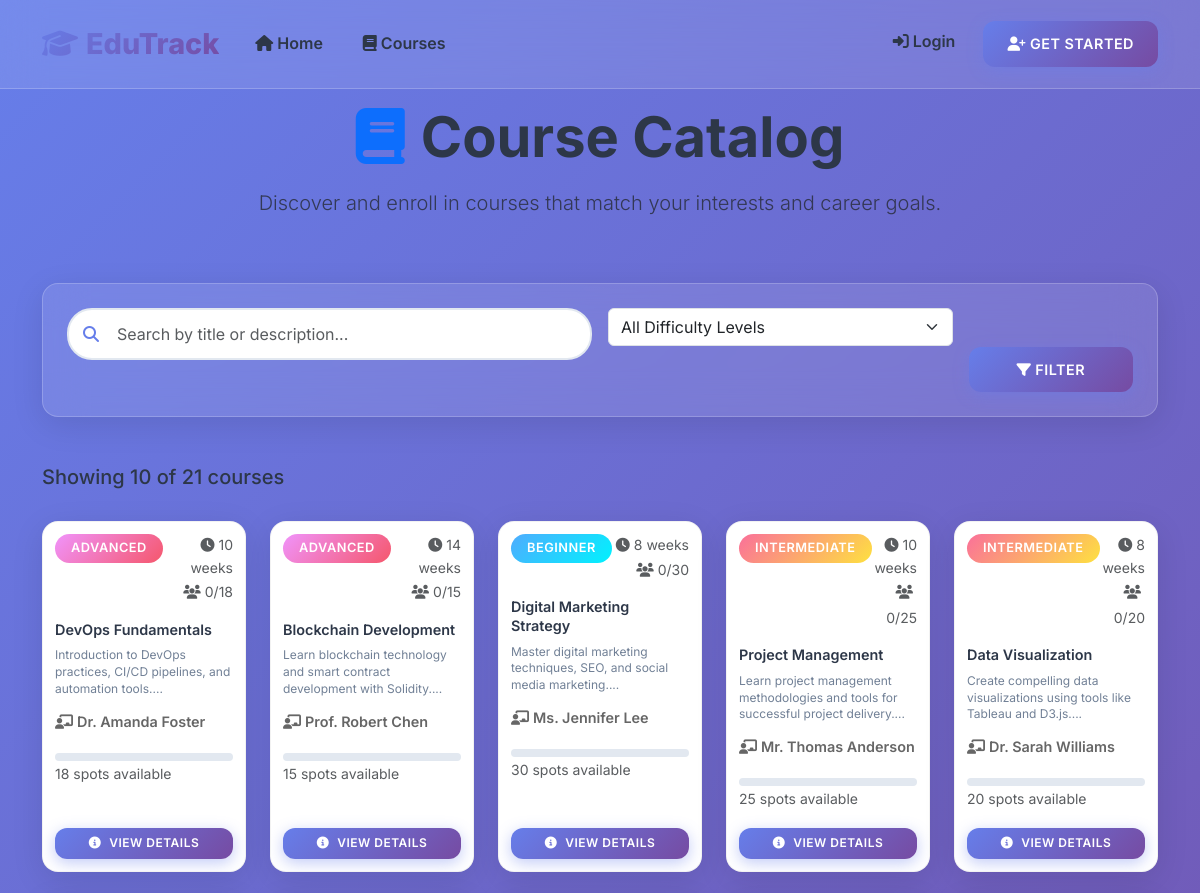
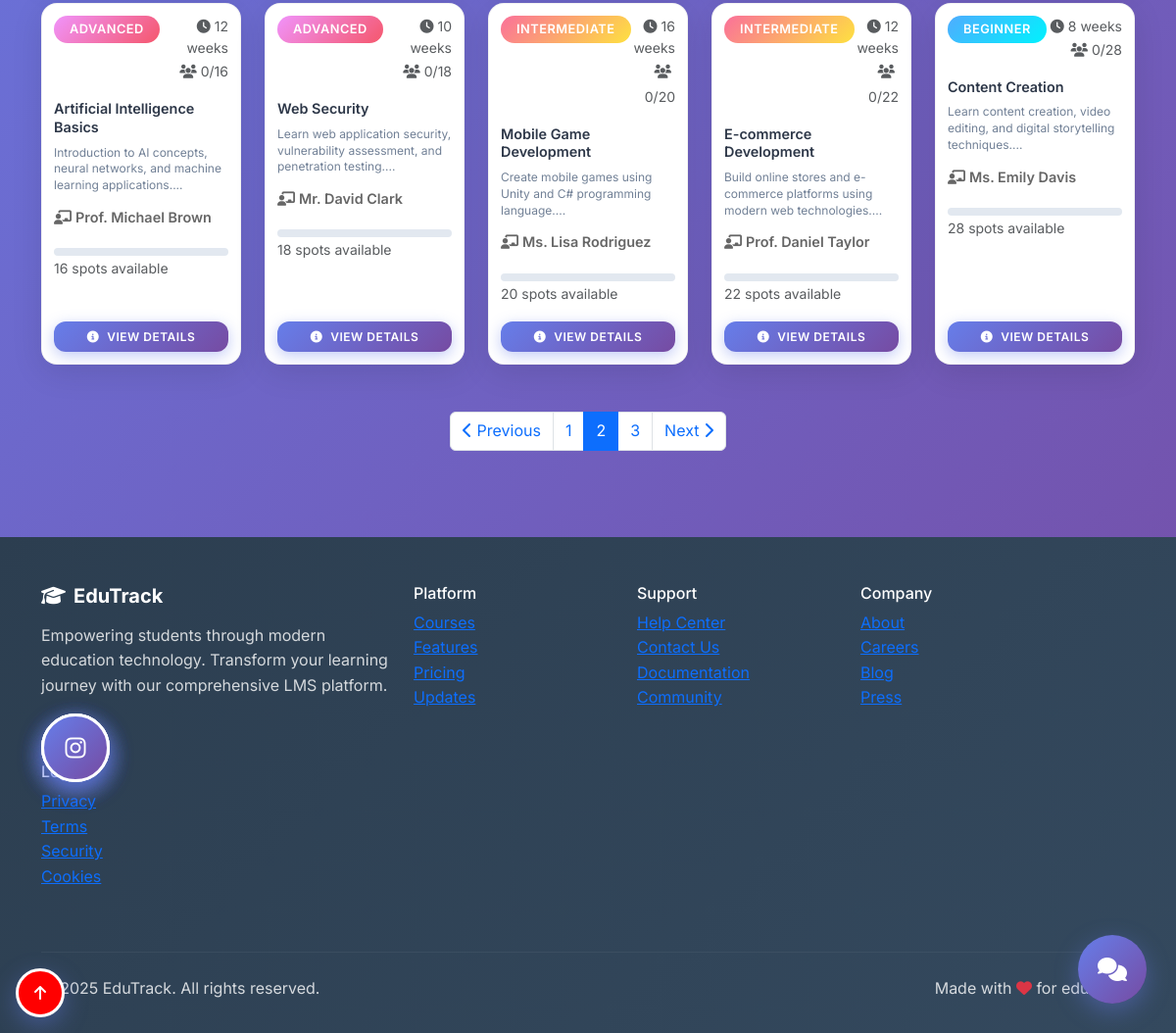
Page /courses?page=2&search=&difficulty= on the committed database (2 pictures, top to bottom).
### models.py (models this page shows, shortened)
class Course(db.Model):
    id = db.Column(db.Integer, primary_key=True)
    title = db.Column(db.String(200), nullable=False)
    description = db.Column(db.Text, nullable=False)
    instructor = db.Column(db.String(100), nullable=False)
    instructor_id = db.Column(db.Integer, db.ForeignKey('user.id'))  # Link to teacher
    duration_weeks = db.Column(db.Integer, nullable=False)
    difficulty = db.Column(db.String(20), nullable=False)  # Beginner, Intermediate, Advanced
    max_students = db.Column(db.Integer, default=30)
    created_at = db.Column(db.DateTime, default=datetime.utcnow)
    enrollments = db.relationship('Enrollment', backref='course', lazy=True)
    grades = db.relationship('Grade', backref='course', lazy=True)
    materials = db.relationship('CourseMaterial', backref='course', lazy=True)
    announcements = db.relationship('Announcement', backref='course', lazy=True)
    def get_enrolled_count(self):
        return len(self.enrollments)
    def is_full(self):
        return self.get_enrolled_count() >= self.max_students

### routes.py (the view)
def courses():
    search = request.args.get('search', '')
    difficulty = request.args.get('difficulty', '')
    page = request.args.get('page', 1, type=int)
    per_page = 10  # Number of courses per page
    query = Course.query
    if search:
        query = query.filter(Course.title.contains(search) | Course.description.contains(search))
    if difficulty:
        query = query.filter(Course.difficulty == difficulty)
    courses_pagination = query.paginate(
        page=page,
        per_page=per_page,
        error_out=False
    )
    difficulties = ['Beginner', 'Intermediate', 'Advanced']
    return render_template('courses.html',
                         courses=courses_pagination.items,
                         pagination=courses_pagination,
                         difficulties=difficulties,
                         current_search=search,
                         current_difficulty=difficulty)

### templates/courses.html (shortened to what this page needs)
{% extends "base.html" %}
{% block content %}
<div class="container py-4">
    <div class="row mb-5">
        <div class="col-12 text-center">
            <h1 class="display-4 fw-bold mb-3">
                <i class="fas fa-book text-primary me-3"></i>Course Catalog
            </h1>
            <p class="lead text-muted">Discover and enroll in courses that match your interests and career goals.</p>
        </div>
    </div>
    <div class="glass-card mb-5">
        <div class="card-body p-4">
            <form method="GET" class="row g-3">
                <div class="col-md-6">
                    <div class="search-container">
                        <i class="fas fa-search search-icon"></i>
                        <input type="text" class="form-control" id="search" name="search"
                               placeholder="Search by title or description..." value="{{ current_search }}">
                    </div>
                </div>
                <div class="col-md-4">
                    <select class="form-select" id="difficulty" name="difficulty">
                        <option value="">All Difficulty Levels</option>
                    </select>
                </div>
                <div class="col-md-2 d-flex align-items-end">
                    <button type="submit" class="btn btn-primary w-100">
                        <i class="fas fa-filter me-1"></i>Filter
                    </button>
                </div>
            </form>
        </div>
    </div>
    <div class="row mb-4">
        <div class="col-12">
            <div class="d-flex justify-content-between align-items-center">
                <h5 class="mb-0">
                    {% if pagination %}
                        Showing {{ pagination.items|length }} of {{ pagination.total }} course{{ 's' if pagination.total != 1 else '' }}
                    {% else %}
                        {{ courses|length }} course{{ 's' if courses|length != 1 else '' }} found
                    {% endif %}
                </h5>
            </div>
        </div>
    </div>
    {% if courses %}
    <div class="course-grid">
        {% for course in courses %}
        <div class="course-card">
            <div class="card-body">
                <div class="d-flex justify-content-between align-items-start mb-3">
                    <span class="badge badge-{{ 'beginner' if course.difficulty == 'Beginner' else 'intermediate' if course.difficulty == 'Intermediate' else 'advanced' }}">
                        {{ course.difficulty }}
                    </span>
                    <div class="text-end">
                        <small class="text-muted d-block">
                            <i class="fas fa-clock me-1"></i>{{ course.duration_weeks }} weeks
                        </small>
                        <small class="text-muted">
                            <i class="fas fa-users me-1"></i>{{ course.get_enrolled_count() }}/{{ course.max_students }}
                        </small>
                    </div>
                </div>
                <h5 class="course-title">{{ course.title }}</h5>
                <p class="course-description">{{ course.description[:120] }}...</p>
                <div class="course-meta">
                    <span class="course-instructor">
                        <i class="fas fa-chalkboard-teacher me-1"></i>{{ course.instructor }}
                    </span>
                </div>
                <div class="mb-3">
                    <div class="progress">
                    </div>
                    <small class="text-muted">
                        {% if course.is_full() %}
                            <span class="text-danger">Course Full</span>
                        {% else %}
                            {{ course.max_students - course.get_enrolled_count() }} spots available
                        {% endif %}
                    </small>
                </div>
                <a href="{{ url_for('course_detail', course_id=course.id) }}" class="btn btn-primary w-100">
                    <i class="fas fa-info-circle me-2"></i>View Details
                </a>
            </div>
        </div>
        {% endfor %}
    </div>
    {% if pagination and pagination.pages > 1 %}
    <div class="row mt-5">
        <div class="col-12">
            <nav aria-label="Course pagination">
                <ul class="pagination justify-content-center">
                    {% if pagination.has_prev %}
                        <li class="page-item">
                            <a class="page-link" href="{{ url_for('courses', page=pagination.prev_num, search=current_search, difficulty=current_difficulty) }}">
                                <i class="fas fa-chevron-left"></i> Previous
                            </a>
                        </li>
                    {% else %}
                        <li class="page-item disabled">
                            <span class="page-link"><i class="fas fa-chevron-left"></i> Previous</span>
                        </li>
                    {% endif %}
                    {% for page_num in pagination.iter_pages(left_edge=2, left_current=2, right_current=3, right_edge=2) %}
                        {% if page_num %}
                            {% if page_num != pagination.page %}
                                <li class="page-item">
                                    <a class="page-link" href="{{ url_for('courses', page=page_num, search=current_search, difficulty=current_difficulty) }}">
                                        {{ page_num }}
                                    </a>
                                </li>
                            {% else %}
                                <li class="page-item active">
                                    <span class="page-link">{{ page_num }}</span>
                                </li>
                            {% endif %}
                        {% else %}
                            <li class="page-item disabled">
                                <span class="page-link">...</span>
                            </li>
                        {% endif %}
                    {% endfor %}
                    {% if pagination.has_next %}
                        <li class="page-item">
                            <a class="page-link" href="{{ url_for('courses', page=pagination.next_num, search=current_search, difficulty=current_difficulty) }}">
                                Next <i class="fas fa-chevron-right"></i>
                            </a>
                        </li>
                    {% else %}
                        <li class="page-item disabled">
                            <span class="page-link">Next <i class="fas fa-chevron-right"></i></span>
                        </li>
                    {% endif %}
                </ul>
            </nav>
        </div>
    </div>
    {% endif %}
    {% endif %}
</div>
{% endblock %}

### static/css/custom_new.css (style rules this page uses)
:root { --primary-gradient: linear-gradient(135deg, #667eea 0%, #764ba2 100%); --secondary-gradient: linear-gradient(135deg, #f093fb 0%, #f5576c 100%); --success-gradient: linear-gradient(135deg, #4facfe 0%, #00f2fe 100%); --warning-gradient: linear-gradient(135deg, #fa709a 0%, #fee140 100%); --dark-gradient: linear-gradient(135deg, #2c3e50 0%, #34495e 100%); --glass-bg: rgba(255, 255, 255, 0.1); --glass-border: rgba(255, 255, 255, 0.2); --shadow-soft: 0 8px 32px rgba(0, 0, 0, 0.1); --shadow-strong: 0 20px 60px rgba(0, 0, 0, 0.15); --border-radius: 16px; --transition: all 0.3s cubic-bezier(0.4, 0, 0.2, 1); }
* { box-sizing: border-box; }
body { font-family: 'Inter', -apple-system, BlinkMacSystemFont, 'Segoe UI', Roboto, sans-serif; background: linear-gradient(135deg, #667eea 0%, #764ba2 100%); min-height: 100vh; color: #2d3748; line-height: 1.6; }
.glass-card { background: var(--glass-bg); backdrop-filter: blur(20px); border: 1px solid var(--glass-border); border-radius: var(--border-radius); box-shadow: var(--shadow-soft); transition: var(--transition); }
.badge { font-size: 0.7rem; padding: 0.25rem 0.5rem; border-radius: 10px; }
.card-body { padding: 2rem; }
.course-card { background: white; border-radius: var(--border-radius); box-shadow: var(--shadow-soft); transition: var(--transition); overflow: hidden; height: 100%; border: 1px solid rgba(0, 0, 0, 0.05); display: flex !important; flex-direction: column !important; }
.course-card .card-body { padding: 1rem; flex: 1 !important; display: flex !important; flex-direction: column !important; }
.course-card .btn { margin-top: auto !important; }
.course-title { font-size: 1rem; font-weight: 600; color: #2d3748; margin-bottom: 0.5rem; line-height: 1.3; }
.course-description { color: #718096; font-size: 0.8rem; line-height: 1.4; margin-bottom: 0.75rem; }
.course-meta { display: flex; justify-content: space-between; align-items: center; margin-bottom: 0.75rem; }
.course-instructor { color: #667eea; font-weight: 600; font-size: 0.75rem; }
.course-instructor { color: #718096; font-size: 0.9rem; margin-bottom: 1rem; }
.badge { font-weight: 600; padding: 0.5rem 1rem; border-radius: 20px; font-size: 0.8rem; text-transform: uppercase; letter-spacing: 0.5px; }
.badge-beginner { background: var(--success-gradient); color: white; }
.badge-intermediate { background: var(--warning-gradient); color: white; }
.badge-advanced { background: var(--secondary-gradient); color: white; }
.btn { font-weight: 600; border-radius: 12px; padding: 0.75rem 1.5rem; transition: var(--transition); border: none; text-transform: uppercase; letter-spacing: 0.5px; font-size: 0.9rem; }
.btn-primary { background: var(--primary-gradient); box-shadow: 0 4px 15px rgba(102, 126, 234, 0.4); }
.form-control { border-radius: 12px; border: 2px solid #e2e8f0; padding: 0.75rem 1rem; font-size: 1rem; transition: var(--transition); background: white; }
.progress { height: 8px; border-radius: 4px; background: #e2e8f0; overflow: hidden; }
.search-container { position: relative; margin-bottom: 2rem; }
.search-container .form-control { padding-left: 3rem; background: white; border-radius: 25px; border: 2px solid #e2e8f0; }
.search-container .search-icon { position: absolute; left: 1rem; top: 50%; transform: translateY(-50%); color: #667eea; z-index: 10; }
.course-grid { display: grid !important; grid-template-columns: repeat(5, 1fr) !important; gap: 1.5rem !important; margin-top: 2rem !important; width: 100% !important; max-width: 100% !important; }
@media (max-width: 1200px) { .course-grid { grid-template-columns: repeat(4, 1fr); } }
.course-card .card-body { padding: 0.75rem; }
.course-card .course-title { font-size: 0.9rem; }
.course-card .course-description { font-size: 0.75rem; }
.course-card .btn { font-size: 0.75rem; padding: 0.4rem 0.8rem; }
.course-instructor { color: #666; margin-bottom: 0.5rem; font-size: 0.9rem; }

### rows in the picture
Course: difficulty "ADVANCED", duration_weeks "10", get_enrolled_count "0", max_students "18", title "DevOps Fundamentals", description "Introduction to DevOps practices, CI/CD pipelines, and automation tools.", instructor "Dr. Amanda Foster", course.max_students-course.get_enrolled_count() "18"
Course: difficulty "ADVANCED", duration_weeks "14", get_enrolled_count "0", max_students "15", title "Blockchain Development", description "Learn blockchain technology and smart contract development with Solidity.", instructor "Prof. Robert Chen", course.max_students-course.get_enrolled_count() "15"
Course: difficulty "BEGINNER", duration_weeks "8", get_enrolled_count "0", max_students "30", title "Digital Marketing Strategy", description "Master digital marketing techniques, SEO, and social media marketing.", instructor "Ms. Jennifer Lee", course.max_students-course.get_enrolled_count() "30"
Course: difficulty "INTERMEDIATE", duration_weeks "10", get_enrolled_count "0", max_students "25", title "Project Management", description "Learn project management methodologies and tools for successful project delivery.", instructor "Mr. Thomas Anderson", course.max_students-course.get_enrolled_count() "25"
Course: difficulty "INTERMEDIATE", duration_weeks "8", get_enrolled_count "0", max_students "20", title "Data Visualization", description "Create compelling data visualizations using tools like Tableau and D3.js.", instructor "Dr. Sarah Williams", course.max_students-course.get_enrolled_count() "20"
Course: difficulty "ADVANCED", duration_weeks "12", get_enrolled_count "0", max_students "16", title "Artificial Intelligence Basics", description "Introduction to AI concepts, neural networks, and machine learning applications.", instructor "Prof. Michael Brown", course.max_students-course.get_enrolled_count() "16"
Course: difficulty "ADVANCED", duration_weeks "10", get_enrolled_count "0", max_students "18", title "Web Security", description "Learn web application security, vulnerability assessment, and penetration testing.", instructor "Mr. David Clark", course.max_students-course.get_enrolled_count() "18"
Course: difficulty "INTERMEDIATE", duration_weeks "16", get_enrolled_count "0", max_students "20", title "Mobile Game Development", description "Create mobile games using Unity and C# programming language.", instructor "Ms. Lisa Rodriguez", course.max_students-course.get_enrolled_count() "20"
Course: difficulty "INTERMEDIATE", duration_weeks "12", get_enrolled_count "0", max_students "22", title "E-commerce Development", description "Build online stores and e-commerce platforms using modern web technologies.", instructor "Prof. Daniel Taylor", course.max_students-course.get_enrolled_count() "22"
Course: difficulty "BEGINNER", duration_weeks "8", get_enrolled_count "0", max_students "28", title "Content Creation", description "Learn content creation, video editing, and digital storytelling techniques.", instructor "Ms. Emily Davis", course.max_students-course.get_enrolled_count() "28"

### other values in the picture
{{ pagination.items|length }} "10"
{{ pagination.total }} "21"
{{ 's' if pagination.total != 1 else '' }} "s"
{{ page_num }} "1" "3"
{{ page_num }} "2"
